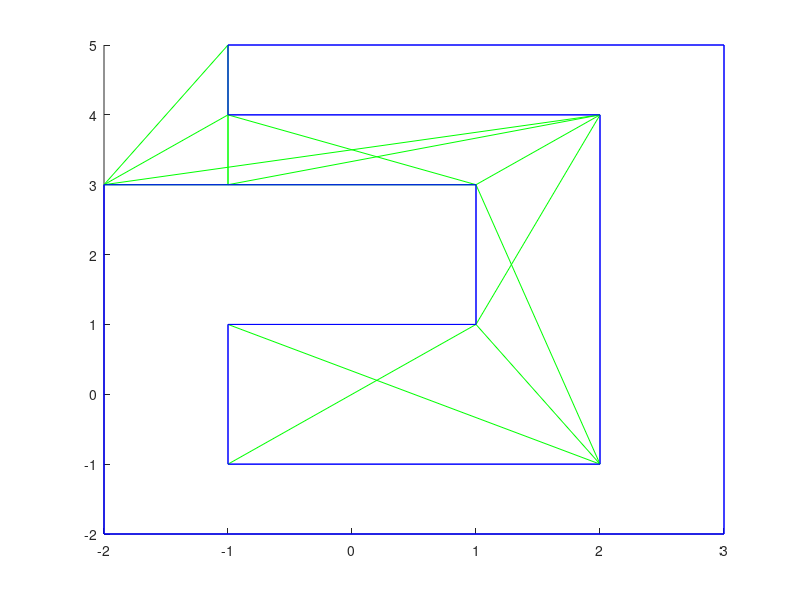

This figure's MATLAB source:
fid = fopen('Concave.txt');
n0 = textscan(fid,'%d',1); %lecture du nombre de segments formant l'obstacle
n = n0{1,1};

obstacle = zeros(n,4); % matrice des coordonnées des points des segments 
j=1;

while(j~=n+1) 
    for i=1:n
        k = textscan(fid,'%f',1);
        obstacle(i,1) = k{1,1};
        k = textscan(fid,'%f',1);
        obstacle(i,2) = k{1,1};
        k = textscan(fid,'%f',1);
        obstacle(i,3) = k{1,1};
        k = textscan(fid,'%f',1);
        obstacle(i,4) = k{1,1};
        j=j+1;
    end
end

hold on
for i=1:n
    plot([obstacle(i,1) obstacle(i,3)],[obstacle(i,2) obstacle(i,4)], 'Color', 'blue');
end

m0 = textscan(fid,'%d',1); %lecture du nombre de segments valides reste
m = m0{1,1};

reste = zeros(m,4); % matrice des coordonnées des points des segments 
j=1;
while(j~=m+1) 
    for i=1:m
        k = textscan(fid,'%f',1);
        reste(i,1) = k{1,1};
        k = textscan(fid,'%f',1);
        reste(i,2) = k{1,1};
        k = textscan(fid,'%f',1);
        reste(i,3) = k{1,1};
        k = textscan(fid,'%f',1);
        reste(i,4) = k{1,1};
        j=j+1;
    end
end

i=1; 
hold on
while(i~=(m+1))
    plot([reste(i,1),reste(i,3)],[reste(i,2),reste(i,4)], 'Color', 'green');
    i=i+1;
end

for i=1:n
    plot([obstacle(i,1) obstacle(i,3)],[obstacle(i,2) obstacle(i,4)], 'Color', 'blue');
end
hold off;

fclose(fid);